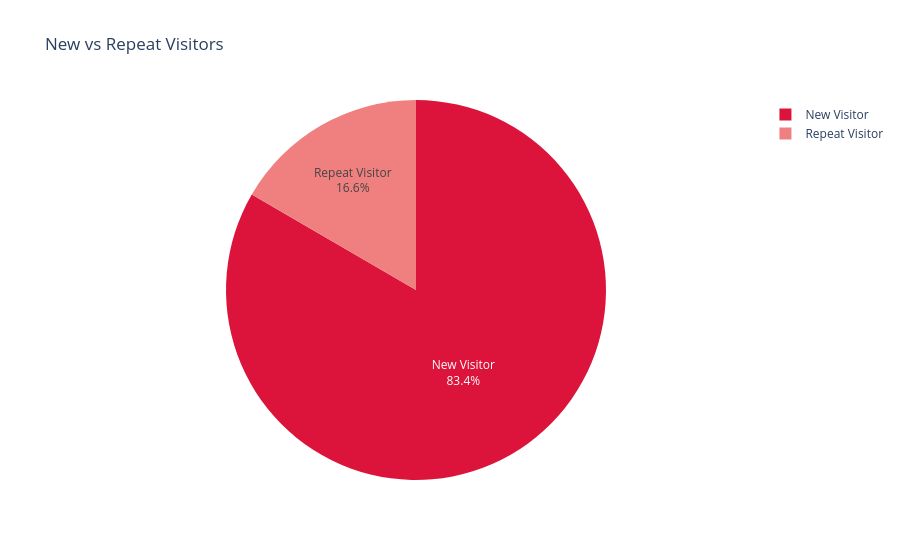

The notebook cell saved with this chart:
### Code cell
import plotly.express as px

fig = px.pie(
    visitor_type,
    names='Visitor Type',
    values='Count',
    title='New vs Repeat Visitors',
    color='Visitor Type',
    color_discrete_sequence=['crimson', 'lightcoral']
)

fig.update_traces(
    textinfo='percent+label'
)

fig.show()

### Figure 1 — Plotly figure (JSON) as saved in the notebook; plotly's stock layout.template omitted (floating-point values rounded to 4 significant figures)
{"data": [{"customdata": [["New Visitor"], ["Repeat Visitor"]], "domain": {"x": [0, 1], "y": [0, 1]}, "hovertemplate": "Visitor Type=%{customdata[0]}<br>Count=%{value}<extra></extra>", "labels": ["New Visitor", "Repeat Visitor"], "legendgroup": "", "marker": {"colors": ["crimson", "lightcoral"]}, "name": "", "showlegend": true, "textinfo": "percent+label", "type": "pie", "values": [394318, 78553]}], "layout": {"legend": {"tracegroupgap": 0}, "piecolorway": ["crimson", "lightcoral"], "title": {"text": "New vs Repeat Visitors"}}}
